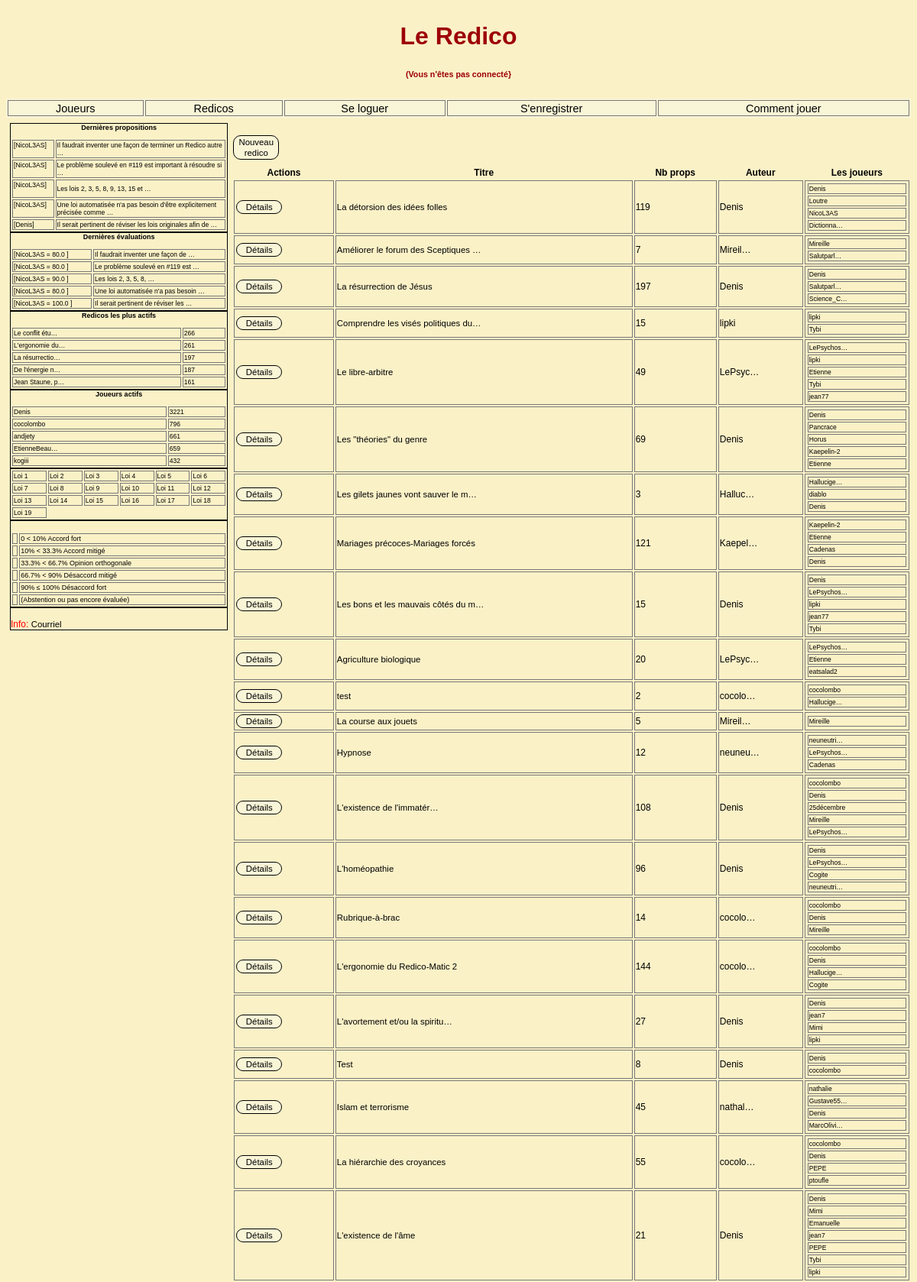
The page / (upper part) on the database its author committed.
### redicos/models.py (models this page shows, shortened)
class Redico(models.Model):
    titre = models.TextField(unique=True)
    createur = models.ForeignKey(User, editable=False, on_delete=models.CASCADE, related_name='Redico_createur')
    debut = models.DateTimeField(auto_now_add=True)
    actif = models.BooleanField(default=True, editable=True)
    def participants_noms_ids(self):
        noms_ids = list(Proposition.objects.filter(redico=self.id).values(nom_=F('auteur__username'),id_=F('auteur__id')).distinct())
        return noms_ids
    def les_props(self):
        props = Proposition.objects.filter(redico=self.id).order_by('-sequence')
        return props
    def nb_props(self):
        return len(self.les_props())

### redicos/views.py (the view)
# urls.py: re_path('^$',       redicos_views.index),
def index(request):
    print('redico.index')
    reds = Redico.objects.filter(actif=True).order_by('-id')
    c = {'reds': reds,
         'show_add_redico': True,
         'show_profil': True,
         'show_stats': True,
         }
    return render(request, "redicos/index.html", c)

### redicos/context_processors.py (called while the page is built)
def redicos_importants(request):
    redicos_importants = Proposition.objects.all().values('redico__id', 'redico__titre').annotate(cnt=Count('redico')).order_by('-cnt')[:nb_Items]
    return { 'redicos_importants': redicos_importants, }

def redicos_dynamiques(request):
    redicos_dynamiques = Proposition.objects.all().values('redico__id', 'redico__titre').annotate(cnt=Count('redico')).order_by('-cnt')[:nb_Items]
    return {'redicos_dynamiques': redicos_dynamiques, }

def dern_props(request):
    dernieres_props = Proposition.objects.all().values('texte', 'redico__id', 'sequence', 'auteur__id', 'auteur__username').order_by('-id')[:nb_Items]
    return {'dern_props': dernieres_props, }

def dern_evals(request):
    dernieres_evals = Evaluation.objects.all().values('proposition__sequence',
                                                      'proposition__redico__id',
                                                      'proposition__texte',
                                                      'joueur__username',
                                                      'eval').order_by('-id')[:nb_Items]
    return {'dern_evals': dernieres_evals, }

def joueurs_actifs(request):
    joueurs_actifs = Evaluation.objects.all().values('joueur__username', 'joueur__id').annotate(cnt=Count('joueur')).order_by('-cnt')[:nb_Items]
    return {'joueurs_actifs': joueurs_actifs,}

### redicos/templatetags/evaluations_tags.py (called while the page is built)
@register.simple_tag(takes_context=True)
def peut_demarrer_redico(context):
    html = mark_safe(f""" <div> <button class='btn-action'>
                                 <i class="fa fa-plus-square""></i>
                                    <a href="/redico/ajout">
                                    Nouveau redico  </a></button> </div> """)
    return html

@register.simple_tag(takes_context=True)
def detail_du_redico(context):
    request = context['request']
    redico_Id = context.dicts[5]['red'].id
    html = mark_safe(f""" <div> <button class='btn-action'>
                             <i class="fas fa-eye""></i>
                                <a href="/redico/{ redico_Id}">
                                D�tails
                                </a></button> </div> """)
    return html

### redicos/templatetags/gb_filters.py (called while the page is built)
@register.filter(name='abstention')
@stringfilter
def abstention(value):
    try:
        if float(value.replace(',','.')) < 0:
            return 'abs'
        else:
            return u"%s\n" % (value)
    except:
        return u"%s\n" % (value)

### templates/redicos/index.html (shortened to what this page needs)
{% extends "base.html" %}
{% load evaluations_tags %}
{% load i18n %}
{% block index-detail %}
    <div class="div-index-detail">
        <table class="redico-index">
            <thead>
                <caption>
                    <div class="div-wrapper">
                            {% peut_demarrer_redico %}
                    </div>
                </caption>
                <th>Actions</th>
                <th>Titre</th>
                <th>Nb props</th>
                <th>Auteur</th>
                <th>Les joueurs</th>
            </thead>
    <tbody>
        {% for red in reds %}
        <tr>
            <td class="editerYN">
                <div>
                        {% detail_du_redico %}
                 </div>
            </td>
            <td>
                <a href="{% url 'redico-detail' red.id  %}"> {{ red.titre|urlize|truncatechars:35 }} </a>
                <td>{{ red.nb_props }}</td>
                <td>{{ red.createur|truncatechars:7 }}</td>
                <td>
                    {% with infos=red.participants_noms_ids %}
                        {% if infos %}
                            <table class="lesjoueursdansindex">
                                {% for info in infos %}
                                    <tr>
                                        <td><a href="/joueur/{{ info.id_}}/"> {{ info.nom_|truncatechars:10  }}  </a></td>
                                    </tr>
                                {% endfor %}
                             </table>
                        {% else %}
                            -
                        {% endif %}
                    {% endwith %}
                </td>
        </tr>
        {% endfor %}
    </tbody>
</table>
</div>
{% endblock index-detail %}

### templates/joueurs-actifs.html
{% block joueurs-actifs %}
    <div class="div-joueurs-actifs">
        <table width="80%">
            <caption>Joueurs actifs<p></p></caption>
                <tbody>
                    {% for j in joueurs_actifs %}
                        <tr>
                            <td><a href="/joueur/{{ j.joueur__id }}/"> {{ j.joueur__username|truncatechars:12 }}
                            <td><a href="/joueur/{{ j.joueur__id }}/">{{ j.cnt }}</a></td>
                        </tr>
                    {% endfor %}
                </tbody>
        </table>
    </div>
{% endblock joueurs-actifs %}

### css/redico4.css (style rules this page uses)
body { font-family: Arial; background-color: #fbf1c7; }
.navigation a, a:link, a:visited, a:focus, a:active { color: black; text-decoration:none; cursor: pointer;font-size: 0.95em; }
.div-joueurs-actifs { grid-column: 1; grid-row: 5; border: 1px solid black; }
.div-colonne-gauche caption { color: black; font-weight: bold; }
.div-index-detail { grid-area: 4 / 4 / 11 / -1; }
.div-index-detail caption { color: black; }
table { font-size: 0.75em; color: black; border: solid 0px #6f6e71; margin-left: auto; margin-right: auto; width: 100%; }
table td { border: solid 1px #787777; }
table caption { color: wheat; }
table caption .div-wrapper { display: flex; border: solid 0px red; margin-top: 20px; width: 100%; height: 40px; }
table .div-wrapper { text-align: center; }
div .btn-action { background-color: #f9f5d7; border: solid black 1px; color: red; padding: 1px 1px; width: 60px; text-align: center; text-decoration: none; display: inline-block; font-size: 12px; margin: 1px 1px; cursor: pointer; border-radius:10px; }

### rows shown on the page
Redico: id "Détails", titre "La détorsion des idées folles", nb_props "119", createur "Denis", nom_ "Denis" "Loutre" "NicoL3AS" "Dictionna…"
Redico: id "Détails", titre "Améliorer le forum des Sceptiques …", nb_props "7", createur "Mireil…", nom_ "Mireille" "Salutparl…"
Redico: id "Détails", titre "La résurrection de Jésus", nb_props "197", createur "Denis", nom_ "Denis" "Salutparl…" "Science_C…"
Redico: id "Détails", titre "Comprendre les visés politiques du…", nb_props "15", createur "lipki", nom_ "lipki" "Tybi"
Redico: id "Détails", titre "Le libre-arbitre", nb_props "49", createur "LePsyc…", nom_ "LePsychos…" "lipki" "Etienne" "Tybi" "jean77"
Redico: id "Détails", titre "Les \"théories\" du genre", nb_props "69", createur "Denis", nom_ "Denis" "Pancrace" "Horus" "Kaepelin-2" "Etienne"
Redico: id "Détails", titre "Les gilets jaunes vont sauver le m…", nb_props "3", createur "Halluc…", nom_ "Hallucige…" "diablo" "Denis"
Redico: id "Détails", titre "Mariages précoces-Mariages forcés", nb_props "121", createur "Kaepel…", nom_ "Kaepelin-2" "Etienne" "Cadenas" "Denis"
Redico: id "Détails", titre "Les bons et les mauvais côtés du m…", nb_props "15", createur "Denis", nom_ "Denis" "LePsychos…" "lipki" "jean77" "Tybi"
Redico: id "Détails", titre "Agriculture biologique", nb_props "20", createur "LePsyc…", nom_ "LePsychos…" "Etienne" "eatsalad2"
Redico: id "Détails", titre "test", nb_props "2", createur "cocolo…", nom_ "cocolombo" "Hallucige…"
Redico: id "Détails", titre "La course aux jouets", nb_props "5", createur "Mireil…", nom_ "Mireille"
Redico: id "Détails", titre "Hypnose", nb_props "12", createur "neuneu…", nom_ "neuneutri…" "LePsychos…" "Cadenas"
Redico: id "Détails", titre "L'existence de l'immatér…", nb_props "108", createur "Denis", nom_ "cocolombo" "Denis" "25décembre" "Mireille" "LePsychos…"
Redico: id "Détails", titre "L'homéopathie", nb_props "96", createur "Denis", nom_ "Denis" "LePsychos…" "Cogite" "neuneutri…"
Redico: id "Détails", titre "Rubrique-à-brac", nb_props "14", createur "cocolo…", nom_ "cocolombo" "Denis" "Mireille"
Redico: id "Détails", titre "L'ergonomie du Redico-Matic 2", nb_props "144", createur "cocolo…", nom_ "cocolombo" "Denis" "Hallucige…" "Cogite"
Redico: id "Détails", titre "L'avortement et/ou la spiritu…", nb_props "27", createur "Denis", nom_ "Denis" "jean7" "Mimi" "lipki"
Redico: id "Détails", titre "Test", nb_props "8", createur "Denis", nom_ "Denis" "cocolombo"
Redico: id "Détails", titre "Islam et terrorisme", nb_props "45", createur "nathal…", nom_ "nathalie" "Gustave55…" "Denis" "MarcOlivi…"
Redico: id "Détails", titre "La hiérarchie des croyances", nb_props "55", createur "cocolo…", nom_ "cocolombo" "Denis" "PEPE" "ptoufle"
Redico: id "Détails", titre "L'existence de l'âme", nb_props "21", createur "Denis", nom_ "Denis" "Mimi" "Emanuelle" "jean7" "PEPE" "Tybi" "lipki"

### other values the page prints
{{ p.auteur__username|slice:":12" }} "NicoL3AS" "NicoL3AS" "NicoL3AS" "NicoL3AS" "Denis"
{{ p.texte|truncatewords:10|safe|urlize }} "Il faudrait inventer une façon de terminer un Redico autre …" "Le problème soulevé en #119 est important à résoudre si …" "Les lois 2, 3, 5, 8, 9, 13, 15 et …" "Une loi automatisée n'a pas besoin d'être explicitement précisée comme …" "Il serait pertinent de réviser les lois originales afin de …"
{{ e.joueur__username|slice:":12" }} "NicoL3AS" "NicoL3AS" "NicoL3AS" "NicoL3AS" "NicoL3AS"
{{ e.eval|abstention }} "80.0" "80.0" "90.0" "80.0" "100.0"
{{ e.proposition__texte|truncatewords:6|safe|urlize }} "Il faudrait inventer une façon de …" "Le problème soulevé en #119 est …" "Les lois 2, 3, 5, 8, …" "Une loi automatisée n'a pas besoin …" "Il serait pertinent de réviser les …"
{{ r.redico__titre|truncatechars:15 }} "Le conflit étu…" "L'ergonomie du…" "La résurrectio…" "De l'énergie n…" "Jean Staune, p…"
{{ r.cnt }} "266" "261" "197" "187" "161"
{{ j.joueur__username|truncatechars:12 }} "Denis"
{{ j.cnt }} "3221"
{{ j.joueur__username|truncatechars:12 }} "cocolombo"
{{ j.cnt }} "796"
{{ j.joueur__username|truncatechars:12 }} "andjety" "EtienneBeau…"
{{ j.cnt }} "661" "659"
{{ j.joueur__username|truncatechars:12 }} "kogiii"
{{ j.cnt }} "432"
